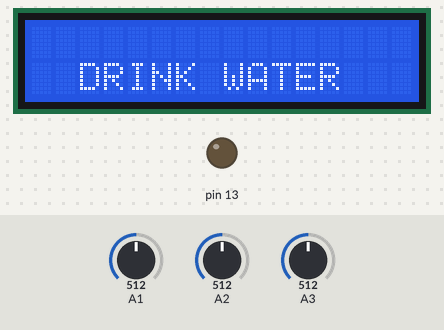
Simulated run of this sketch. Board: Arduino Uno, built with avr-gcc and run on an emulated ATmega328P. Parts: 16×2 character LCD, output pins drawn as LEDs (lit = HIGH). Dashed ring = blinking. Inputs (shaded band) come from the test bench; at power-on: A3 = 512, A1 = 512, A2 = 512. What the sketch prints to the serial monitor is not drawn.

Above: at 3.2 s.
3.3 s: A3 set to 222
4.8 s: A3 set to 198
At 6.4 s:
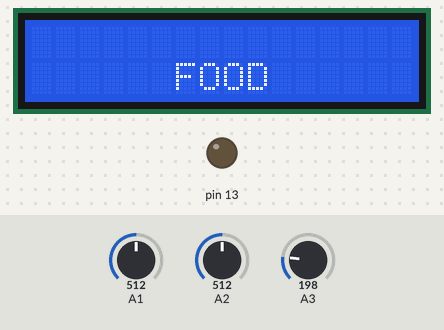
6.7 s: A1 set to 39
8.2 s: A1 set to 31
At 8.8 s:
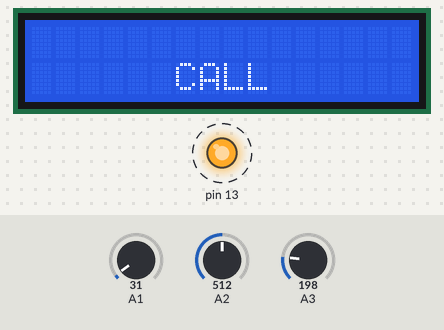
9.8 s: A2 set to 0
At 11.1 s:
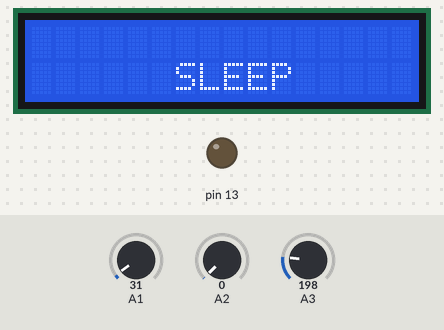
11.4 s: A3 set to 220
At 12.4 s:
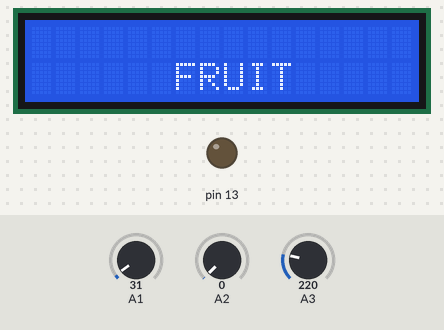
Timing chart, 0 to 14.0 s (numbered marks = the images above; inputs shaded):
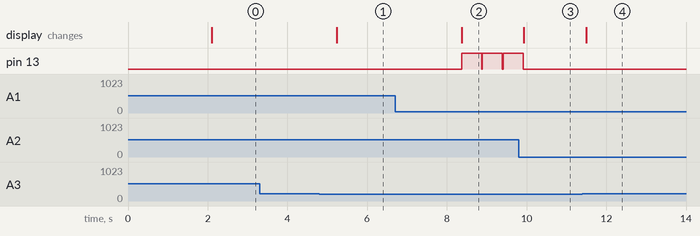

Measured:
- the behaviour switches between 210 and 209 on A3 (found by bisection; images 0 and 1)
- the behaviour switches between 35 and 34 on A1 (found by bisection; images 1 and 2)
- after the input at 3.3 s, every drawn part: stays the same
- after the input at 4.8 s, the display: changes after 0.43 s (image 1)
- after the input at 6.7 s, every drawn part: stays the same
- after the input at 8.2 s, pin 13: alternates HIGH for 0.50 s and LOW for 0.02 s, starting after 0.17 s; the display: changes after 0.17 s (image 2)
- after the input at 9.8 s, pin 13: goes on until 9.9 s, then stays LOW; the display: changes after 0.13 s (image 3)
- after the input at 11.4 s, the display: changes after 0.10 s (image 4)

The sketch:

Sign_Language_Gloves.ino
```cpp
#include <Wire.h>
#include <LiquidCrystal_I2C.h>

LiquidCrystal_I2C lcd(0x27, 16, 2); // 0x3F address i2c

void setup() {
  Serial.begin(9600);
  lcd.init();
  lcd.backlight();
  lcd.setCursor(0, 0);
  lcd.print("SIGN LANGUAGE");

  delay(2000);
  pinMode(13, OUTPUT);
  pinMode(A1, INPUT);
  pinMode(A2, INPUT);
  pinMode(A3, INPUT);
}

void loop() {
  int s1 = analogRead(A1);
  int s2 = analogRead(A2);
  int s3 = analogRead(A3);

  // Assume threshold values for the flex sensors
  bool flexS1 = s1 < 35;
  bool flexS2 = s2 > 0;
  bool flexS3 = s3 < 210;

  Serial.println(s1);
  Serial.println(s2);
  Serial.println(s3);

  int gesture = (flexS1 << 2) | (flexS2 << 1) | flexS3;

  Serial.print("Gesture: ");
  Serial.println(gesture);

  lcd.clear();
  lcd.setCursor(0, 1);
  digitalWrite(13, LOW); // Reset LED state

  switch (gesture) {
    case 0:
      Serial.println("Nothing");
      lcd.print("    NOTHING        ");
      break;
    case 1:
      Serial.println("Gesture 1: Washroom");
      lcd.print("   WASHROOM        ");
      break;
    case 2:
      Serial.println("Gesture 2: Drink Water");
      lcd.print("  DRINK WATER      ");
      break;
    case 3:
      Serial.println("Gesture 3: Food");
      lcd.print("      FOOD         ");
      break;
    case 4:
      Serial.println("Gesture 4: Fruit");
      lcd.print("      FRUIT        ");
      break;
    case 5:
      Serial.println("Gesture 5: Sleep");
      lcd.print("      SLEEP        ");
      break;
    case 6:
      Serial.println("Gesture 6: Help");
      lcd.print("      HELP         ");
      break;
    case 7:
      Serial.println("Gesture 7: Call");
      lcd.print("      CALL         ");
      digitalWrite(13, HIGH); // For example, turning on the LED for CALL gesture
      break;
    default:
      Serial.println("Unknown Gesture");
      lcd.print("UNKNOWN GESTURE");
      break;
  }
delay(500);
}
```
